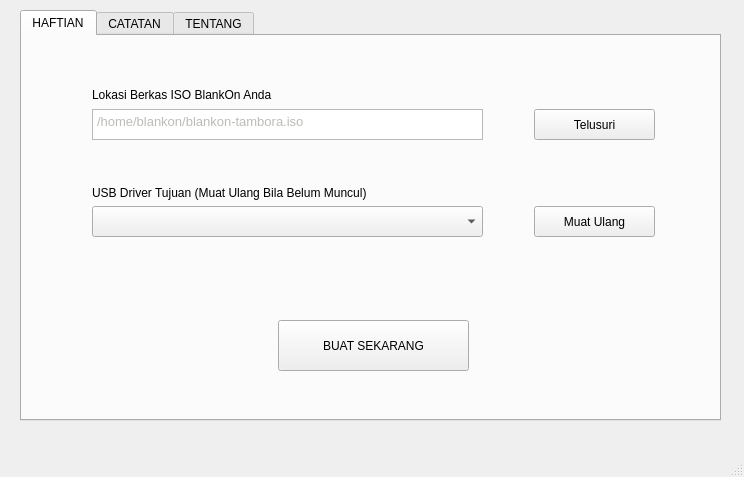
<?xml version="1.0" encoding="UTF-8"?>
<ui version="4.0">
 <class>MainWindow</class>
 <widget class="QMainWindow" name="MainWindow">
  <property name="geometry">
   <rect>
    <x>0</x>
    <y>0</y>
    <width>744</width>
    <height>477</height>
   </rect>
  </property>
  <property name="minimumSize">
   <size>
    <width>744</width>
    <height>477</height>
   </size>
  </property>
  <property name="maximumSize">
   <size>
    <width>744</width>
    <height>477</height>
   </size>
  </property>
  <property name="windowTitle">
   <string>HAFTIAN GUI</string>
  </property>
  <widget class="QWidget" name="centralwidget">
   <widget class="QTabWidget" name="tabWidget">
    <property name="geometry">
     <rect>
      <x>20</x>
      <y>10</y>
      <width>701</width>
      <height>411</height>
     </rect>
    </property>
    <property name="currentIndex">
     <number>0</number>
    </property>
    <widget class="QWidget" name="tab">
     <attribute name="title">
      <string>HAFTIAN</string>
     </attribute>
     <widget class="QWidget" name="">
      <property name="geometry">
       <rect>
        <x>70</x>
        <y>50</y>
        <width>563</width>
        <height>285</height>
       </rect>
      </property>
      <layout class="QVBoxLayout" name="verticalLayout_4">
       <item>
        <layout class="QVBoxLayout" name="verticalLayout_3">
         <item>
          <layout class="QVBoxLayout" name="verticalLayout">
           <item>
            <widget class="QLabel" name="label">
             <property name="minimumSize">
              <size>
               <width>391</width>
               <height>17</height>
              </size>
             </property>
             <property name="maximumSize">
              <size>
               <width>391</width>
               <height>17</height>
              </size>
             </property>
             <property name="text">
              <string>Lokasi Berkas ISO BlankOn Anda</string>
             </property>
            </widget>
           </item>
           <item>
            <layout class="QHBoxLayout" name="horizontalLayout">
             <item>
              <widget class="QTextBrowser" name="textBrowser">
               <property name="minimumSize">
                <size>
                 <width>391</width>
                 <height>31</height>
                </size>
               </property>
               <property name="maximumSize">
                <size>
                 <width>391</width>
                 <height>31</height>
                </size>
               </property>
               <property name="html">
                <string>&lt;!DOCTYPE HTML PUBLIC &quot;-//W3C//DTD HTML 4.0//EN&quot; &quot;http://www.w3.org/TR/REC-html40/strict.dtd&quot;&gt;
&lt;html&gt;&lt;head&gt;&lt;meta name=&quot;qrichtext&quot; content=&quot;1&quot; /&gt;&lt;style type=&quot;text/css&quot;&gt;
p, li { white-space: pre-wrap; }
&lt;/style&gt;&lt;/head&gt;&lt;body style=&quot; font-family:'Aurulent Sans'; font-size:10pt; font-weight:400; font-style:normal;&quot;&gt;
&lt;p style=&quot; margin-top:0px; margin-bottom:0px; margin-left:0px; margin-right:0px; -qt-block-indent:0; text-indent:0px;&quot;&gt;&lt;span style=&quot; color:#babdb6;&quot;&gt;/home/blankon/blankon-tambora.iso&lt;/span&gt;&lt;/p&gt;&lt;/body&gt;&lt;/html&gt;</string>
               </property>
              </widget>
             </item>
             <item>
              <spacer name="horizontalSpacer">
               <property name="orientation">
                <enum>Qt::Horizontal</enum>
               </property>
               <property name="sizeHint" stdset="0">
                <size>
                 <width>18</width>
                 <height>20</height>
                </size>
               </property>
              </spacer>
             </item>
             <item>
              <widget class="QPushButton" name="pushButton">
               <property name="minimumSize">
                <size>
                 <width>121</width>
                 <height>31</height>
                </size>
               </property>
               <property name="maximumSize">
                <size>
                 <width>121</width>
                 <height>16777215</height>
                </size>
               </property>
               <property name="text">
                <string>Telusuri</string>
               </property>
              </widget>
             </item>
            </layout>
           </item>
          </layout>
         </item>
         <item>
          <spacer name="verticalSpacer">
           <property name="orientation">
            <enum>Qt::Vertical</enum>
           </property>
           <property name="sizeHint" stdset="0">
            <size>
             <width>20</width>
             <height>40</height>
            </size>
           </property>
          </spacer>
         </item>
         <item>
          <layout class="QVBoxLayout" name="verticalLayout_2">
           <item>
            <widget class="QLabel" name="label_2">
             <property name="maximumSize">
              <size>
               <width>391</width>
               <height>17</height>
              </size>
             </property>
             <property name="text">
              <string>USB Driver Tujuan (Muat Ulang Bila Belum Muncul)</string>
             </property>
            </widget>
           </item>
           <item>
            <layout class="QHBoxLayout" name="horizontalLayout_2">
             <item>
              <widget class="QComboBox" name="comboBox">
               <property name="minimumSize">
                <size>
                 <width>391</width>
                 <height>31</height>
                </size>
               </property>
               <property name="maximumSize">
                <size>
                 <width>391</width>
                 <height>31</height>
                </size>
               </property>
              </widget>
             </item>
             <item>
              <spacer name="horizontalSpacer_2">
               <property name="orientation">
                <enum>Qt::Horizontal</enum>
               </property>
               <property name="sizeHint" stdset="0">
                <size>
                 <width>18</width>
                 <height>20</height>
                </size>
               </property>
              </spacer>
             </item>
             <item>
              <widget class="QPushButton" name="pushButton_2">
               <property name="minimumSize">
                <size>
                 <width>121</width>
                 <height>31</height>
                </size>
               </property>
               <property name="maximumSize">
                <size>
                 <width>121</width>
                 <height>31</height>
                </size>
               </property>
               <property name="text">
                <string>Muat Ulang</string>
               </property>
              </widget>
             </item>
            </layout>
           </item>
          </layout>
         </item>
        </layout>
       </item>
       <item>
        <spacer name="verticalSpacer_2">
         <property name="orientation">
          <enum>Qt::Vertical</enum>
         </property>
         <property name="sizeHint" stdset="0">
          <size>
           <width>20</width>
           <height>48</height>
          </size>
         </property>
        </spacer>
       </item>
       <item>
        <layout class="QHBoxLayout" name="horizontalLayout_3">
         <item>
          <spacer name="horizontalSpacer_3">
           <property name="orientation">
            <enum>Qt::Horizontal</enum>
           </property>
           <property name="sizeHint" stdset="0">
            <size>
             <width>178</width>
             <height>20</height>
            </size>
           </property>
          </spacer>
         </item>
         <item>
          <widget class="QPushButton" name="pushButton_3">
           <property name="minimumSize">
            <size>
             <width>191</width>
             <height>51</height>
            </size>
           </property>
           <property name="maximumSize">
            <size>
             <width>191</width>
             <height>51</height>
            </size>
           </property>
           <property name="text">
            <string>BUAT SEKARANG</string>
           </property>
          </widget>
         </item>
         <item>
          <spacer name="horizontalSpacer_4">
           <property name="orientation">
            <enum>Qt::Horizontal</enum>
           </property>
           <property name="sizeHint" stdset="0">
            <size>
             <width>178</width>
             <height>20</height>
            </size>
           </property>
          </spacer>
         </item>
        </layout>
       </item>
      </layout>
     </widget>
    </widget>
    <widget class="QWidget" name="tab_2">
     <attribute name="title">
      <string>CATATAN</string>
     </attribute>
     <widget class="QTextBrowser" name="textBrowser_2">
      <property name="geometry">
       <rect>
        <x>0</x>
        <y>0</y>
        <width>701</width>
        <height>381</height>
       </rect>
      </property>
     </widget>
    </widget>
    <widget class="QWidget" name="tab_3">
     <attribute name="title">
      <string>TENTANG</string>
     </attribute>
    </widget>
   </widget>
  </widget>
  <widget class="QMenuBar" name="menubar">
   <property name="geometry">
    <rect>
     <x>0</x>
     <y>0</y>
     <width>744</width>
     <height>22</height>
    </rect>
   </property>
  </widget>
  <widget class="QStatusBar" name="statusbar"/>
 </widget>
 <resources/>
 <connections/>
</ui>
